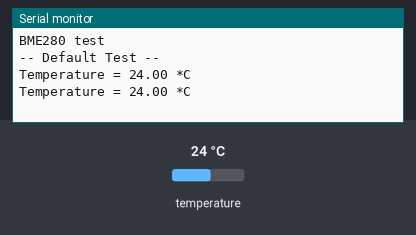
The sketch below on a simulated Arduino Uno, built with avr-gcc and run on an emulated ATmega328P. Shown: the last lines printed to the serial monitor. The inputs (shaded band) are chosen by the test bench; at power-on: temperature 24 °C.

Above: at 1.8 s.
1.9 s: temperature set to 12 °C
At 2.8 s:
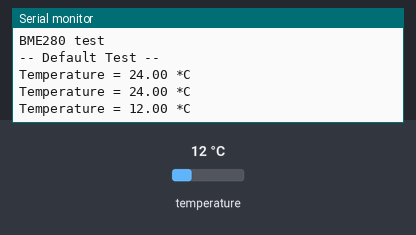
3.4 s: temperature set to 19 °C
At 4.8 s:
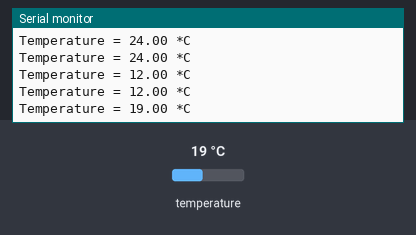
Timing chart, 0 to 6.4 s (numbered marks = the images above; inputs shaded):
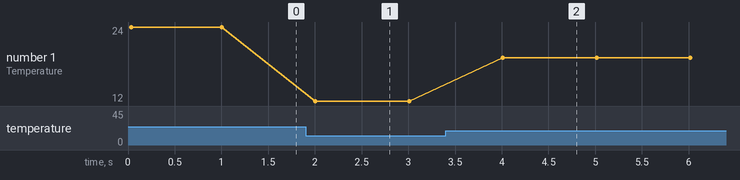

Measured:
- after the input at 1.9 s, the serial monitor: prints a new line after 0.11 s (image 1)
- after the input at 3.4 s, the serial monitor: prints a new line after 0.61 s (image 2)
- plotted number 1: 24 → 12 after the input at 1.9 s, 12 → 19 after the input at 3.4 s

The sketch:

lightonat25.ino
```cpp
#include <Wire.h>
#include <SPI.h>
#include <Adafruit_Sensor.h>
#include <Adafruit_BME280.h>

#define BME_SCK 13
#define BME_MISO 12
#define BME_MOSI 11
#define BME_CS 10

#define SEALEVELPRESSURE_HPA (1013.25)

int powerPin = 9;

Adafruit_BME280 bme; // I2C
//Adafruit_BME280 bme(BME_CS); // hardware SPI
//Adafruit_BME280 bme(BME_CS, BME_MOSI, BME_MISO, BME_SCK); // software SPI

unsigned long delayTime;

void setup() {
    Serial.begin(9600);
    Serial.println(F("BME280 test"));

    bool status;

    // default settings: Starts the sensor and the sensing of the area, I'm guessing?

    status = bme.begin();
    if (!status) {
        Serial.println("Could not find a valid BME280 sensor, check wiring!");
        while (1);
    }

    Serial.println("-- Default Test --");
    delayTime = 1000; // It will start printing data after a pause.

    Serial.println();
}


void loop() {  // plays over and over
    printValues(); // command to print values
    delay(delayTime);


   if (bme.readTemperature () >= 25) { // when the sensor reads temp > or = 25, it will issue the command...
    digitalWrite(powerPin, HIGH); // ... to turn on the LED light! It's connected to the 9th pin, a variable declared earlier
    }
    else { // if the sensor is not reading a temp >= 25, then the LED will turn off...
    digitalWrite(powerPin, LOW); // ... command to turn off the LED light.
    }
}

void printValues() { // This is to get the Arduino to print the temperature values to the Serial Monitor so I can track the temperature
    Serial.print("Temperature = ");
    Serial.print(bme.readTemperature());
    Serial.println(" *C");

    Serial.println();
}
```
